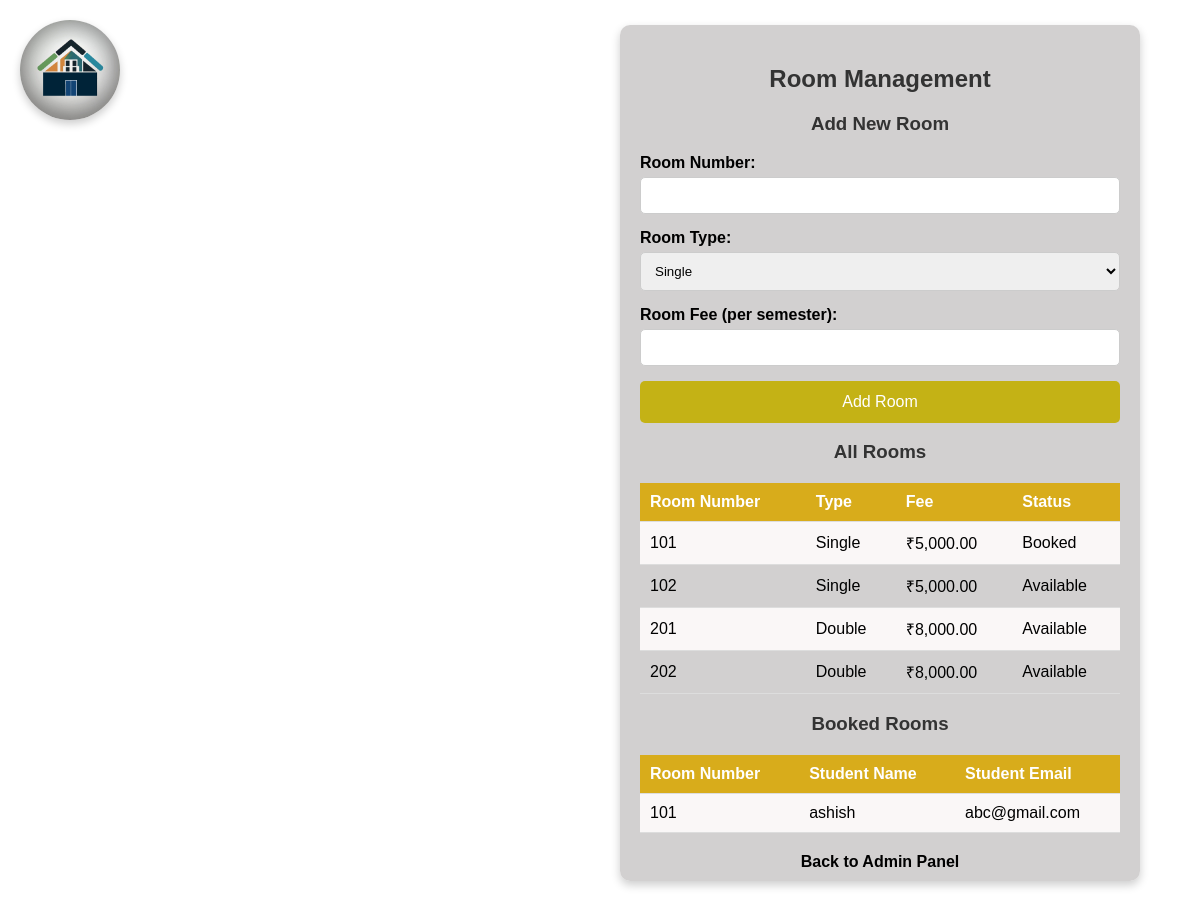
The app's page /admin/manage_rooms1.php (signed in), older data.
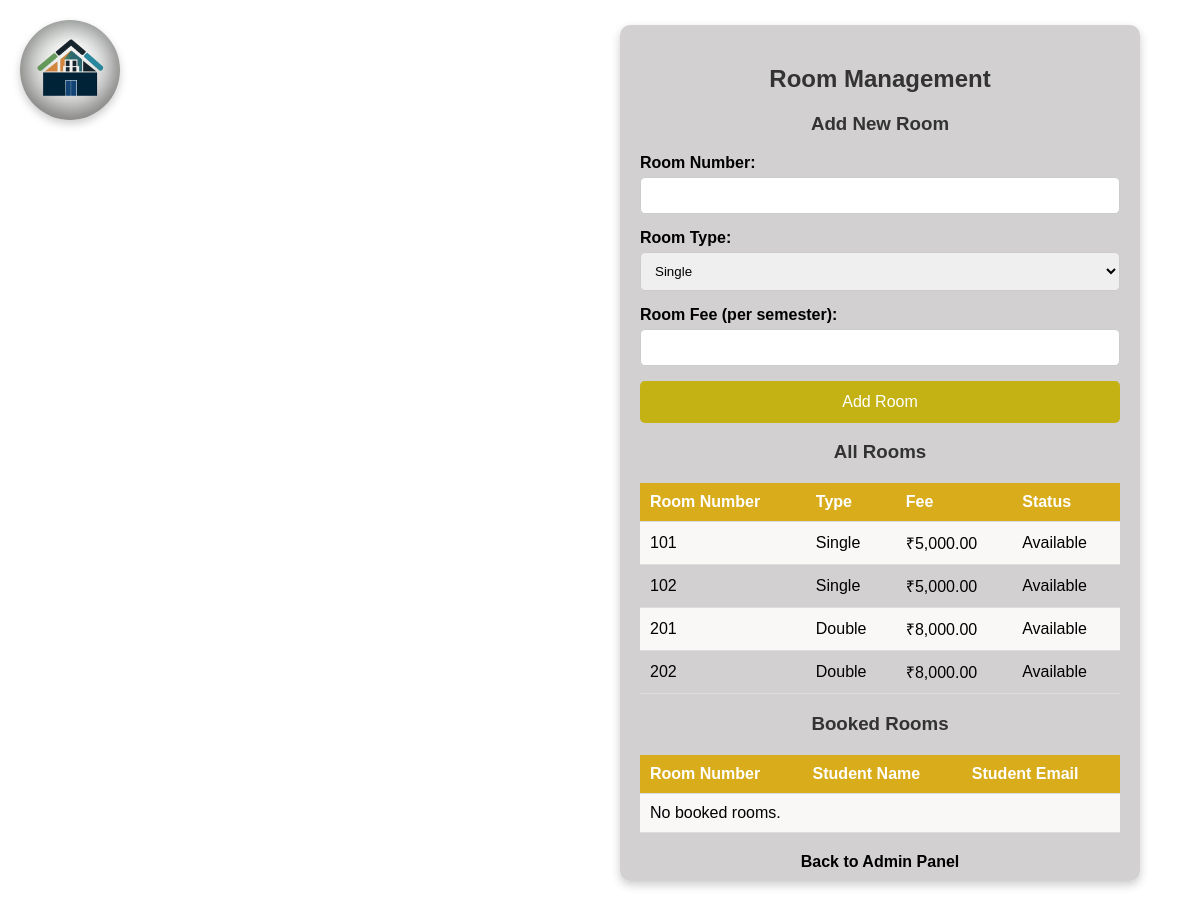
The same page, newer data.
### tables this page shows
CREATE TABLE IF NOT EXISTS `rooms` (
  `id`          int(11)                          NOT NULL AUTO_INCREMENT,
  `room_number` varchar(10)                      NOT NULL,
  `type`        enum('single','double','dormitory') NOT NULL,
  `fee`         decimal(10,2)                    NOT NULL,
  `status`      enum('available','booked')       DEFAULT 'available',
  PRIMARY KEY (`id`),
  UNIQUE KEY `room_number` (`room_number`)
);

CREATE TABLE IF NOT EXISTS `students` (
  `id`             int(11)      NOT NULL AUTO_INCREMENT,
  `name`           varchar(100) NOT NULL,
  `email`          varchar(100) NOT NULL,
  `password`       varchar(255) NOT NULL,
  `room_number`    varchar(10)  DEFAULT NULL,
  `payment_status` enum('paid','unpaid') DEFAULT 'unpaid',
  `created_at`     timestamp    NOT NULL DEFAULT current_timestamp(),
  PRIMARY KEY (`id`),
  UNIQUE KEY `email` (`email`)
);

### admin/manage_rooms1.php (the view, shortened to what this page needs)
<?php
include '../includes/db.php';
$rooms = $conn->query("SELECT * FROM rooms ORDER BY room_number");
$booked_rooms = $conn->query("
    SELECT r.room_number, s.name AS student_name, s.email
    FROM rooms r
    JOIN students s ON r.room_number = s.room_number
    WHERE r.status = 'booked'
    ORDER BY r.room_number
");
?>
<!DOCTYPE html>
<html lang="en">
<head>
</head>
<body>
    <div class="logo-container">
        <img src="logo.png" alt="Logo">
    </div>
    <div class="container">
        <h2>Room Management</h2>
        <h3>Add New Room</h3>
        <form method="post" action="">
            <div class="form-group">
                <label>Room Number:</label>
                <input type="text" name="room_number" required maxlength="10">
            </div>
            <div class="form-group">
                <label>Room Type:</label>
                <select name="room_type" required>
                    <option value="single">Single</option>
                </select>
            </div>
            <div class="form-group">
                <label>Room Fee (per semester):</label>
                <input type="number" name="room_fee" step="0.01" min="1" required>
            </div>
            <button type="submit" name="add_room">Add Room</button>
        </form>
        <h3>All Rooms</h3>
        <table>
            <tr>
                <th>Room Number</th>
                <th>Type</th>
                <th>Fee</th>
                <th>Status</th>
            </tr>
            <?php if ($rooms && $rooms->num_rows > 0): ?>
                <?php while ($room = $rooms->fetch_assoc()): ?>
                <tr>
                    <td><?php echo htmlspecialchars($room['room_number']); ?></td>
                    <td><?php echo htmlspecialchars(ucfirst($room['type'])); ?></td>
                    <td>₹<?php echo number_format($room['fee'], 2); ?></td>
                    <td><?php echo htmlspecialchars(ucfirst($room['status'])); ?></td>
                </tr>
                <?php endwhile; ?>
            <?php else: ?>
                <tr><td colspan="4">No rooms available.</td></tr>
            <?php endif; ?>
        </table>
        <h3>Booked Rooms</h3>
        <table>
            <tr>
                <th>Room Number</th>
                <th>Student Name</th>
                <th>Student Email</th>
            </tr>
            <?php if ($booked_rooms && $booked_rooms->num_rows > 0): ?>
                <?php while ($room = $booked_rooms->fetch_assoc()): ?>
                <tr>
                    <td><?php echo htmlspecialchars($room['room_number']); ?></td>
                    <td><?php echo htmlspecialchars($room['student_name']); ?></td>
                    <td><?php echo htmlspecialchars($room['email']); ?></td>
                </tr>
                <?php endwhile; ?>
            <?php else: ?>
                <tr><td colspan="3">No booked rooms.</td></tr>
            <?php endif; ?>
        </table>
        <a href="ind.php">Back to Admin Panel</a>
    </div>
</body>
</html>

Row changes from the older to the newer data that the page shows:
no longer on one of the page's lists (row edited): rooms: room_number "101", students.name "ashish", students.email "abc@gmail.com"
changed rooms (number 1 of 4 on the later page): status "Booked" → "Available"
Text that changed along with them:
text now shown: "No booked rooms."
